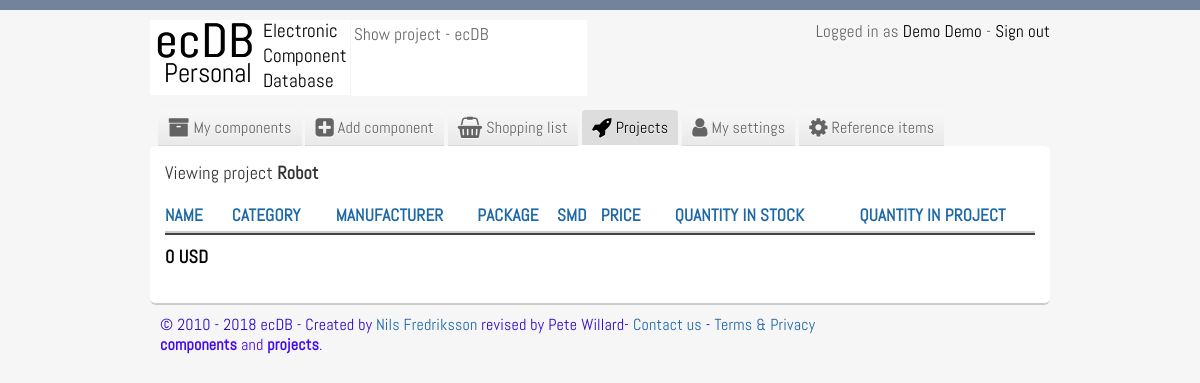
The page /proj_show.php?proj_id=1 (signed in) on the database its author committed.
### tables this page shows
CREATE TABLE IF NOT EXISTS `members` (
`member_id` int(11) NOT NULL,
  `firstname` varchar(32) NOT NULL,
  `lastname` varchar(32) NOT NULL,
  `login` varchar(32) NOT NULL,
  `mail` varchar(32) NOT NULL,
  `passwd` varchar(32) NOT NULL,
  `admin` int(11) NOT NULL DEFAULT '0',
  `measurement` int(11) NOT NULL DEFAULT '1',
  `currency` varchar(3) NOT NULL DEFAULT 'USD',
  `reg_date` timestamp NOT NULL DEFAULT CURRENT_TIMESTAMP
);

CREATE TABLE IF NOT EXISTS `projects` (
`project_id` int(11) NOT NULL,
  `project_owner` int(11) NOT NULL,
  `project_name` varchar(64) NOT NULL
);

### HTML/proj_show.php (the view, shortened to what this page needs)
<?php
 $pageTitle = 'Show project - ecDB';
 include("include/head.php")
 ?>
	<body>
		<div id="wrapper">
				<?php include 'include/header.php'; ?>
				<?php include 'include/menu.php'; ?>
				<div id="content">
					<h1>Viewing project
						<?php
							$project_id = mysqli_real_escape_string($connection,$_GET["proj_id"]);
							$owner = $_SESSION['SESS_MEMBER_ID'];
							$result = mysqli_query($connection,"SELECT project_name FROM projects WHERE project_owner = ".$owner." AND project_id = ".$project_id."");
							while($row = mysqli_fetch_array($result))
							{
								echo "<strong>";
								echo $row['project_name'];
								echo "</strong>";
							}
						?>
					</h1>
					<table class="globalTables" cellpadding="0" cellspacing="0">
						<thead>
							<tr>
								<th>
									<a href="?proj_id=<?php echo $project_id; ?>&by=name&order=<?php
										if(isset($_GET['order'])){
											$order = $_GET['order'];
											if ($order == 'asc'){
												echo 'desc';
											}
											else {
												echo 'asc';
											}
										}
										else {
											echo 'desc';
										}
									?>">Name</a>
								</th>
								<th>
									<a href="?proj_id=<?php echo $project_id; ?>&by=category&order=<?php
										if(isset($_GET['order'])){
											$order = $_GET['order'];
											if ($order == 'asc'){
												echo 'desc';
											}
											else {
												echo 'asc';
											}
										}
										else {
											echo 'asc';
										}
									?>">Category</a>
								</th>
								<th>
									<a href="?proj_id=<?php echo $project_id; ?>&by=manufacturer&order=<?php
										if(isset($_GET['order'])){
											$order = $_GET['order'];
											if ($order == 'asc'){
												echo 'desc';
											}
											else {
												echo 'asc';
											}
										}
										else {
											echo 'asc';
										}
									?>">Manufacturer</a>
								</th>
								<th>
									<a href="?proj_id=<?php echo $project_id; ?>&by=package&order=<?php
										if(isset($_GET['order'])){
											$order = $_GET['order'];
											if ($order == 'asc'){
												echo 'desc';
											}
											else {
												echo 'asc';
											}
										}
										else {
											echo 'asc';
										}
									?>">Package</a>
								</th>
								<th>
									<a href="?proj_id=<?php echo $project_id; ?>&by=smd&order=<?php
										if(isset($_GET['order'])){
											if ($order == 'asc'){
												echo 'desc';
											}
											else {
												echo 'asc';
											}
										}
										else {
											echo 'asc';
										}
									?>">SMD</a>
								</th>
								<th>
									<a href="?proj_id=<?php echo $project_id; ?>&by=price&order=<?php
										if(isset($_GET['order'])){
											$order = $_GET['order'];
											if ($order == 'asc'){
												echo 'desc';
											}
											else {
												echo 'asc';
											}
										}
										else {
											echo 'asc';
										}
									?>">Price</a>
								</th>
								<th>
									<a href="?proj_id=<?php echo $project_id; ?>&by=quantity&order=<?php
										if(isset($_GET['order'])){
											$order = $_GET['order'];
											if ($order == 'asc'){
												echo 'desc';
											}
											else {
												echo 'asc';
											}
										}
										else {
											echo 'asc';
										}
									?>">Quantity in stock</a>
								</th>
								<th>
									<a href="?proj_id=<?php echo $project_id; ?>&by=quantity&order=<?php
										if(isset($_GET['order'])){
											$order = $_GET['order'];
											if ($order == 'asc'){
												echo 'desc';
											}
											else {
												echo 'asc';
											}
										}
										else {
											echo 'asc';
										}
									?>">Quantity in project</a>
								</th>
							</tr>
						</thead>
					</table>
					<div class="totalSumWrapper">
						<?php
							include('include/include_proj_show_price.php');
							$ProjectSumTotal = new ProjectShowPrice;
							$ProjectSumTotal->ProjectSumTotal();
						?>
					</div>
				</div>
				<?php include 'include/footer.php'; ?>
		</div>
	</body>
</html>

### HTML/include/header.php (shortened to what this page needs)
<div id="header">
	<div>
		<a href="index.php"><img src="img/logo.png" alt="ECDB" style="width:200px;height:75px;"></a>
	</div>
	<span class="userInfo">
		Logged in as <a href="my.php">
		<?php
			$owner = $_SESSION['SESS_MEMBER_ID'];
			$GetName = mysqli_query($connection,"SELECT firstname, lastname FROM members WHERE member_id = ".$owner."");
			$headername = mysqli_fetch_assoc($GetName);
			if(isset($_POST['submit']) && $_SERVER["REQUEST_URI"] == 'my.php') { echo $_POST['firstname']; } else { echo $headername['firstname']; }
			if(isset($_POST['submit']) && $_SERVER["REQUEST_URI"] == 'my.php') { echo $_POST['lastname']; } else { echo $headername['lastname']; }
		?>
		</a> - <a href="logout.php"> Sign out</a>
	</span>
	<?php
	if ($pageTitle == "Home - ecDB" ||
		$pageTitle == "Category - ecDB" ||
		$pageTitle == "View component - ecDB" ||
		$pageTitle == "Search - ecDB" )
	{
		echo '<div class="searchContent">';
		echo 'Search <span class="fa fa-search"></span>';
		echo '<form class="search" action="search.php" method="get">';
		echo '	<input type="text" name="q" autofocus/>';
		echo '</form>';
		echo '</div>';
	} else {
		echo '<div class="searchContent">';
		echo $pageTitle;
		echo '</div>';
	}
?>
</div>

### HTML/include/include_proj_show_price.php (shortened to what this page needs)
<?php
class ProjectShowPrice {
	public function ProjectSumTotal() {
		$project_id = (int)$_GET["proj_id"];
		$owner = $_SESSION['SESS_MEMBER_ID'];
		$GetPersonal = mysqli_query($connection,"SELECT currency FROM members WHERE member_id = ".$owner."");
		$personal = mysqli_fetch_assoc($GetPersonal);
		$GetDataPrice = "SELECT SUM(total) FROM (SELECT projects_data_quantity * price AS total FROM projects_data JOIN `data` WHERE data.id = projects_data_component_id AND projects_data_project_id = ".$project_id.") AS project_total";
		$sql_exec_price = mysqli_Query($connection,$GetDataPrice) or die(mysqli_error());
		while($showPrice = mysqli_fetch_array($sql_exec_price)) {
			if ($showPrice['SUM(total)'] == 0){
				echo "0 ";
				echo $personal['currency'];
			}
			else{
				echo $showPrice['SUM(total)'];
				echo ' ';
				echo $personal['currency'];
			}
		}
	}
}
?>

### HTML/css/style.css (style rules this page uses)
body { color: #000; margin: 0; letter-spacing: 0.2px; padding: 0; border-top: 10px solid #74839C; background-color: #f6f6f6; font: normal 16px "Abel", arial, sans-serif; }
table.globalTables { width: 100%; position: relative; }
table.globalTables thead tr th { padding: 0 0 5px; font-weight: bold; text-transform: uppercase; font-size: 17px; border-bottom: 2px solid #ccc; }
table.globalTables thead tr th:nth-child(2) { text-align: left; }
div#header { width: 900px; margin: 0 auto 15px auto; height: 75px; position: relative; }
div#header span.userInfo { color: #666; font-size: 17px; text-shadow: 0 1px 0 #fff; position: absolute; top: 0px; right: 0; }
div#header span.userInfo a { color: #000; text-decoration: none; }
div#header div.searchContent { position: absolute; font-size: 17px; top: 0px; left: 201px; height: 70px; color: #666; padding: 3px; width: 230px; background-color: #fff; }
* { margin: 0; padding: 0; }
a { color: #1e68a6; text-decoration: none; }
h1 { font-size: 18px; color: #333; font-weight: normal; padding: 0 0 20px 0; }
div#wrapper { padding: 10px; width: 900px; margin: auto; }
div#content { background-color: #fff; position: relative; border-radius: 6px; -moz-border-radius: 6px; -webkit-border-radius: 6px; border-bottom: 2px solid #ccc; width: 870px; margin: 0 auto 0 auto; padding: 15px 15px 35px 15px; }
.totalSumWrapper { border-top: 2px solid #444; padding: 10px 0 0 0; font-size: 18px; font-weight: bold; }

### rows shown on the page
members: firstname "Demo", lastname "Demo", currency "USD"
projects: project_name "Robot"

### other values the page prints
$pageTitle "Show project - ecDB"
